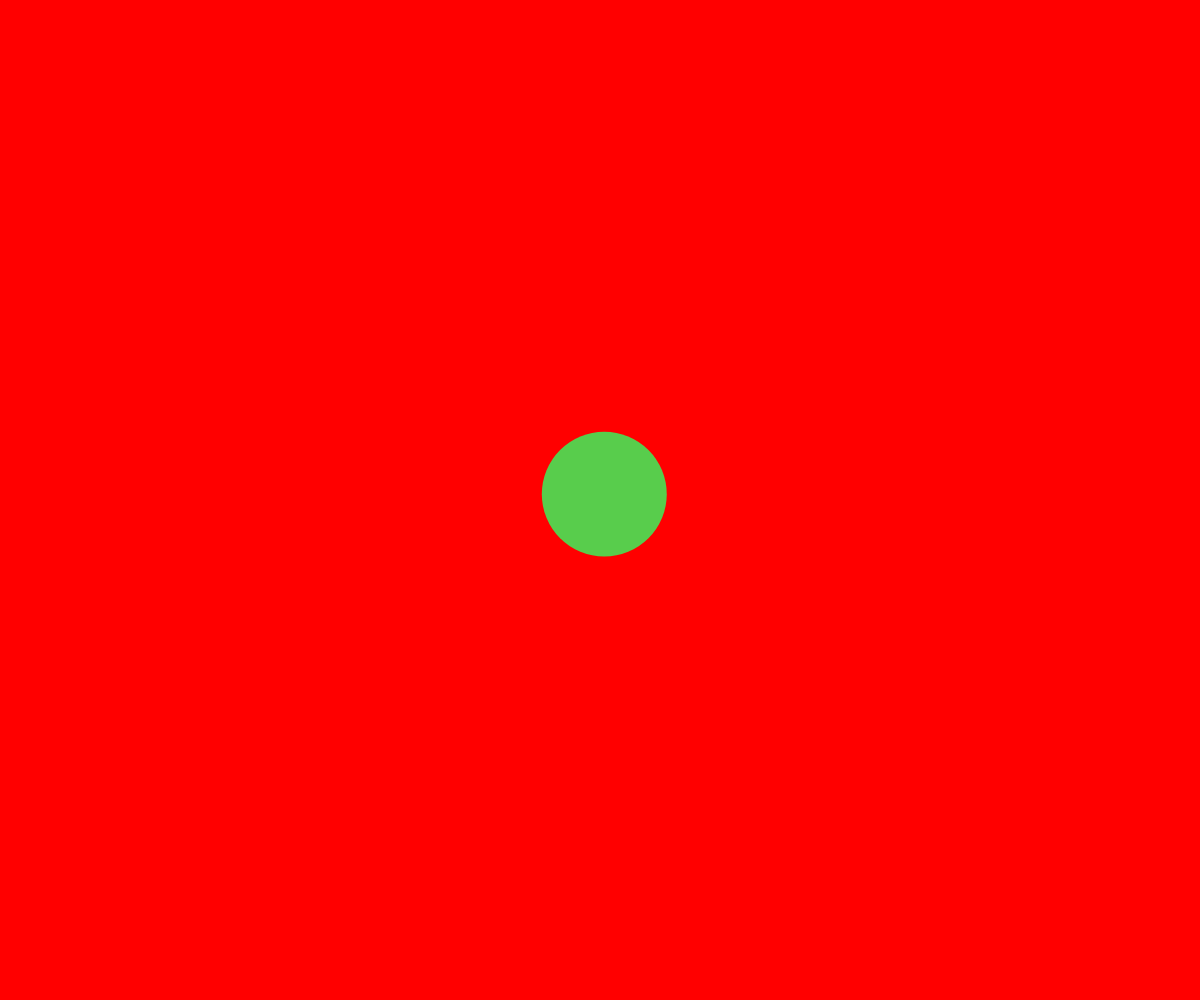
Frame 1 (no input)
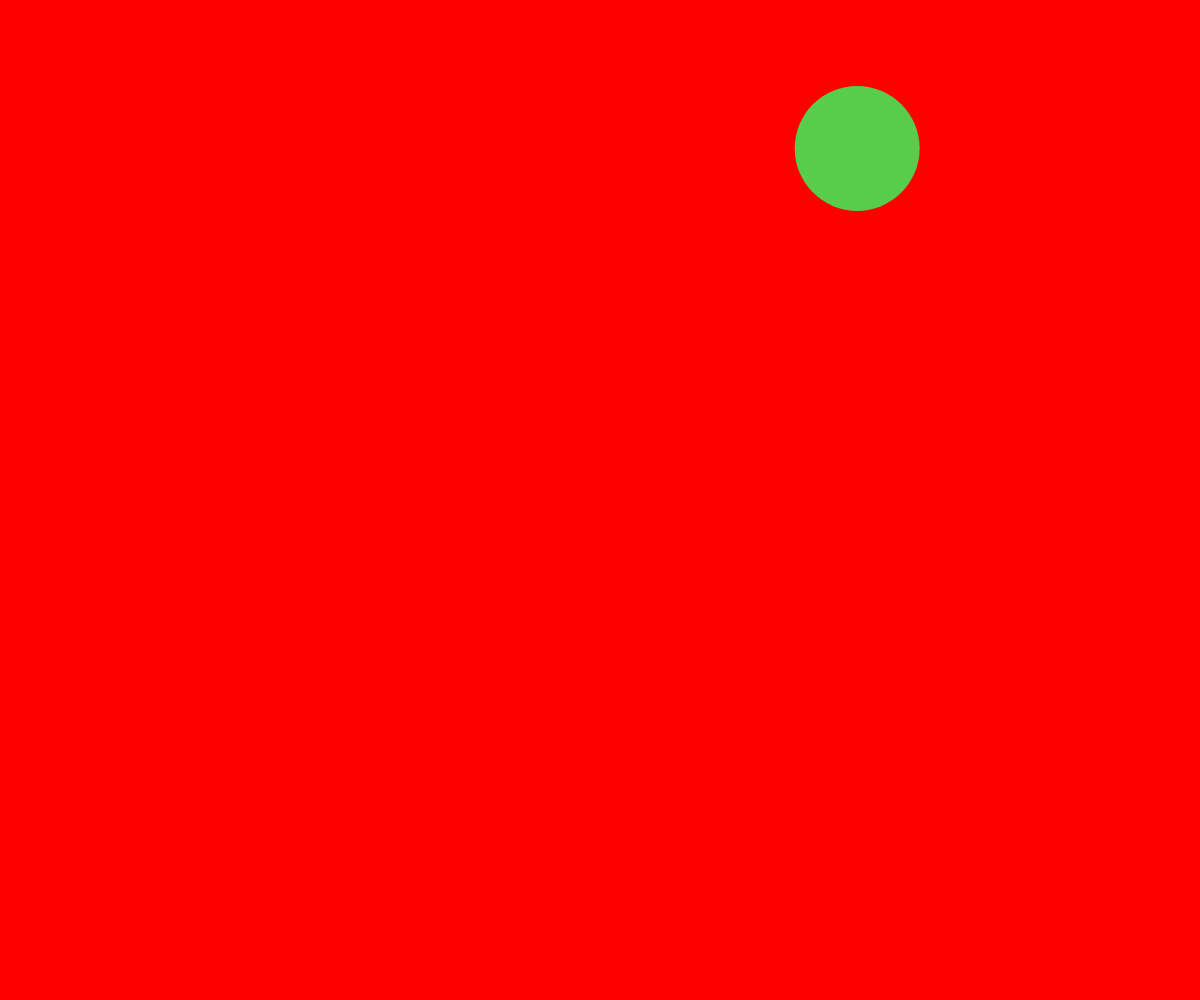
Frame 60 (no input)
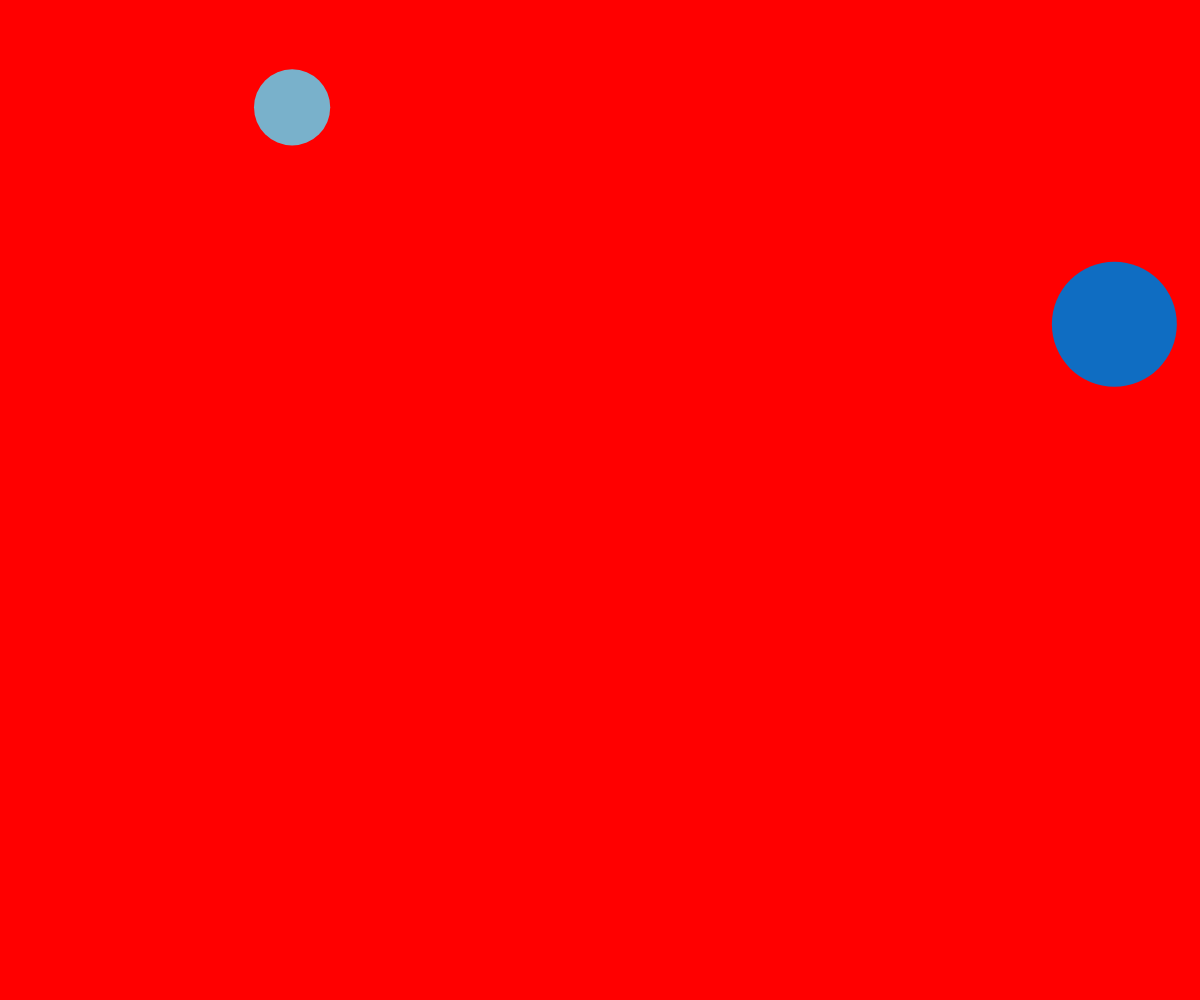
Frame 120 (the mouse pressed at the canvas centre since frame 60)

The p5.js sketch that drew these frames (run headless with seeded random() and noise() and a simulated clock; from frame 60 on, the mouse is pressed at the canvas centre):

// p5.js sketch
// ── sketch.js
let theBallArray = [];

function setup() {
  createCanvas(windowWidth,windowHeight);
  noStroke();
  spawnBall(width/2, height/2);

}

function draw() {
  background(255,0,0);
  moveCircle();
  bounceIfNeeded();
  showCircle();
  
  
  function moveCircle(){
    for (let ball of theBallArray){
      ball.x = ball.x + ball.dx;
      ball.y = ball.y + ball.dy;
    }
  }

  function bounceIfNeeded(){
    for (let ball of theBallArray){
      if (ball.x < ball.radius || ball.x > width - ball.radius){
        ball.dx = ball.dx * -1;
        randomizeColor(ball);
      }
      if (ball.y < ball.radius || ball.y > height - ball.radius){
        ball.dy = ball.dy * -1;
        randomizeColor(ball);
      }
    }
  }
  
  function showCircle(){
    //fill(r,g,b)
    for (let ball of theBallArray){
      fill(ball.r,ball.g,ball.b);
      circle(ball.x, ball.y, ball.radius*2);
    }
  }
  function randomizeColor(theBall){
    theBall.r = random(255);
    theBall.g = random(255);
    theBall.b = random(255);
  }
      
}

function spawnBall(x, y){
  let newBall = {
    x: x,
    y: y,
    dx: random (-10,10),
    dy: random(-10,10),
    radius: random(25, 75),
    r: random(255),
    g: random(255),
    b: random(255),
  };
  theBallArray.push(newBall);
}

function mousePressed(){
  spawnBall(mouseX, mouseY);  
}
